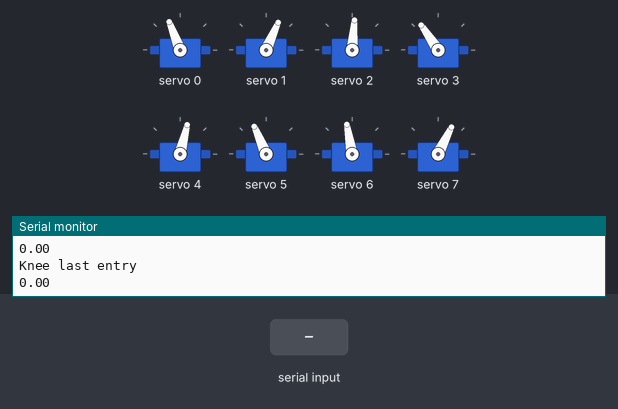
A sketch run on a simulated ESP32. Shown: 8 × servo, the last lines printed to the serial monitor. The test bench sets the inputs (shaded band).

Above: at 1.7 s.
1.8 s: "1" received over Serial
At 2.28 s:
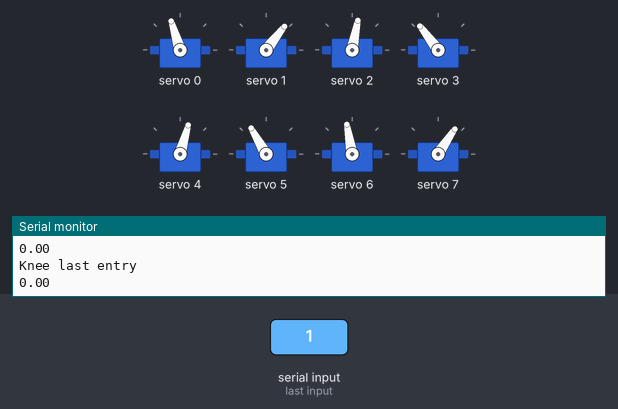
4.8 s: "0" received over Serial
At 6.0 s:
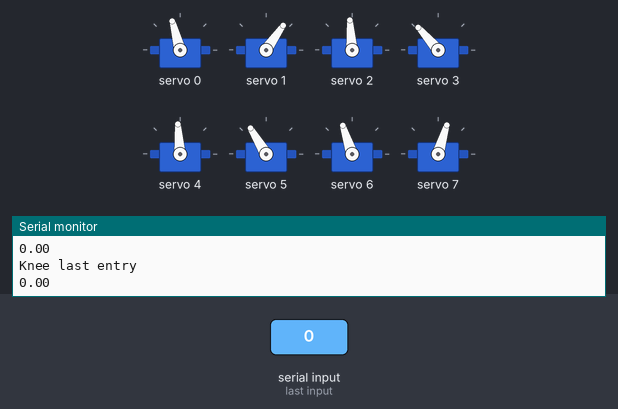
6.3 s: "1" received over Serial
At 8.25 s:
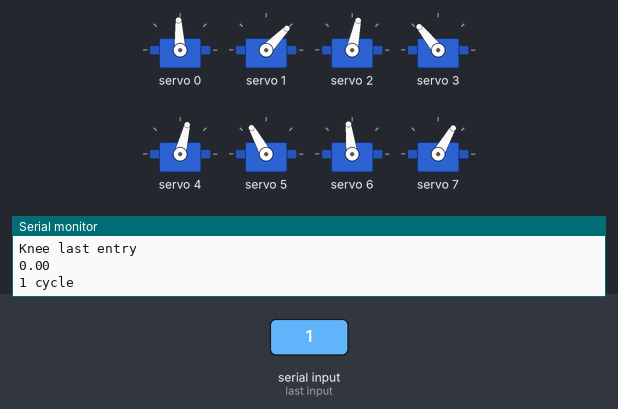
Timing chart, 0 to 15.3 s (numbered marks = the images above; inputs shaded):
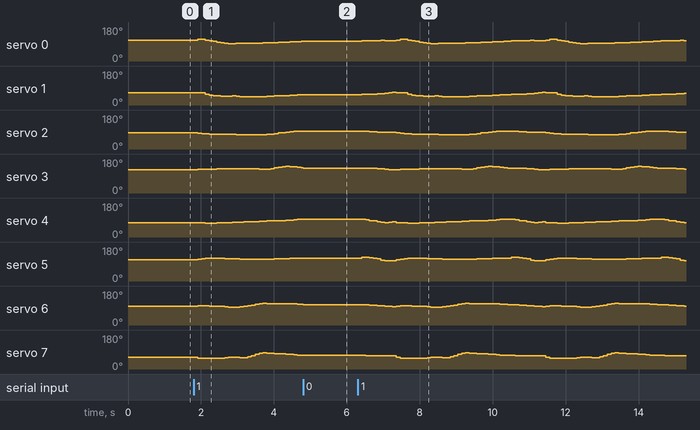

Measured:
- after the input at 1.8 s, servo 0: 111° → 114° after 0.11 s, → 111° 0.21 s later, → 107° 0.11 s later, → 104° 0.11 s later, … (19 changes in this stretch); servo 1: 66° → 65° after 0.11 s, → 64° 0.10 s later, → 58° 0.11 s later, → 52° 0.11 s later, … (21 changes in this stretch)
- after the input at 4.8 s, servo 2: stays 94° (without the input it goes to 93° after 0.16 s); servo 7: stays 73° (without the input it goes to 72° after 0.16 s)

The sketch:

SS_walk_1cm_z_clearance.ino
```cpp
//Gait template
#include <Wire.h>
#include <Adafruit_PWMServoDriver.h>

Adafruit_PWMServoDriver pca9685 = Adafruit_PWMServoDriver();

#define SERVO_FREQ 50
#define SER0 0 //Hip 1
#define SER1 1 //Knee 1
#define SER2 2 //Hip 2
#define SER3 3 //Knee 2
#define SER4 4 //Hip 3
#define SER5 5 //Knee 3
#define SER6 6 //Hip 4
#define SER7 7 //Knee 4

float SS_servo0[] = {-0.4337159725654013, -0.4915299743023592, -0.4962884855898935, -0.4234259455901433, -0.3342549910436192, -0.2445069517820943, -0.1551066950037357, -0.0639203582820421, 0.019870164354414806, 0.0737896602230666, 0.07317853761747148, 0.040901861373460406, 0.015053876290210195, -0.002567484808821609, -0.013249091138229262, -0.021572623968028535, -0.02871531581628869, -0.03890835351903482, -0.05447955233310575, -0.0727262614503133, -0.08750311072858037, -0.10372092879925217, -0.12105384861514623, -0.1406818980213626, -0.1605648634070189, -0.18292561021547957, -0.20796382988094106, -0.23378954306815894, -0.2591821830176663, -0.28464469189489505, -0.31027950450043257, -0.3320272441420761, -0.34804040801753006, -0.3589888700186532, -0.36551866887167395, -0.36688966899147873, -0.36400899004663007, -0.3560979377500404, -0.3402651227009295};
float SS_servo1[] = {0.5410151330784913, 0.550882775440808, 0.5920171139027041, 0.7404762100108861, 0.8824135379525796, 0.958370591348672, 1.006332045548276, 1.0322104140661519, 1.0461299319828454, 1.0314088590284607, 1.0118922963545085, 1.0429000052546236, 1.0649056356376132, 1.0787088499176953, 1.0949188023175198, 1.1056399481387937, 1.1065236413315935, 1.0998325108664873, 1.0744565978196412, 1.0367975863694687, 1.0147459658303815, 0.9941421012165921, 0.9708186959972284, 0.9526616662069023, 0.9397959717069554, 0.9180246464215416, 0.8888717764642992, 0.8587379050972784, 0.8351959785985437, 0.8174812766895361, 0.7993101317336404, 0.782826468020289, 0.7663721994572814, 0.73819849515719, 0.7080802543185548, 0.6769863758683505, 0.6304829230006189, 0.5604563057856348, 0.48615227780944587};
float SS_servo2[] = {-0.2064940925146868, -0.27143912875566073, -0.31311442225301395, -0.3354687195117963, -0.35073907271746274, -0.36528801895762236, -0.3771566128444948, -0.388011776475958, -0.3986495611849711, -0.4131780348393825, -0.4311832866623852, -0.44950785212629174, -0.4627856839386634, -0.46831599225385234, -0.46851844589941855, -0.4637113836995795, -0.4578416734898801, -0.4600607779276691, -0.465154316115695, -0.4349719980246524, -0.3657725897002907, -0.2921580785729106, -0.22041343170145178, -0.1528926459486733, -0.07539288795360403, -0.017955023160923612, 0.008379597549481888, 0.021905578188738728, 0.03713194696288954, 0.042593071172166784, 0.02178593994872655, -0.016713892880622312, -0.04619472980930381, -0.06950405197594005, -0.08754655595933332, -0.09760328169162533, -0.10559566748704063, -0.11437865864210205, -0.1115118552417738};
float SS_servo3[] = {0.6936438745228365, 0.716987571317055, 0.72057954883968, 0.7327815907599052, 0.7476424617217414, 0.7609803687525366, 0.7739624117736758, 0.7874595188528681, 0.8005480127862219, 0.8094299788117992, 0.8106137588218789, 0.8138681987449374, 0.8118506746919784, 0.8049585435926102, 0.8032158095416173, 0.7945815504740894, 0.779207224768195, 0.7638429782514268, 0.7311759351299114, 0.7228744326652609, 0.8188001208613208, 0.901528397290842, 0.9527867018985895, 1.0083991485990413, 1.0665989181203388, 1.0604381015946567, 1.0149662547685099, 0.9530985024552948, 0.8966561198844955, 0.8492542354545145, 0.8291784129965025, 0.8372645618784549, 0.8391709769468216, 0.8273842304092635, 0.8105196650386292, 0.7860706551662271, 0.7481031172209403, 0.6934676070273624, 0.6289348944352054};
float SS_servo4[] = {0.45344556622791093, 0.4800547803262073, 0.48481288998209354, 0.49017045802760645, 0.4920284590603736, 0.48902629143140824, 0.4819091279891053, 0.4736242837968569, 0.46136586188889434, 0.4400301597235902, 0.41390749074423916, 0.38908578141966665, 0.36895154336422337, 0.3514835408877329, 0.3346682262919553, 0.32067674918808436, 0.30737011474127973, 0.2953714505610177, 0.27882567216146553, 0.2578457189851021, 0.23888339651860338, 0.22193103090476696, 0.2020550702425443, 0.1809306820607609, 0.15778458182834965, 0.12946807641881247, 0.08913933757274259, 0.03953746235961351, 0.00686916842072439, 0.017884042209482972, 0.04581037492817591, 0.10618960285946906, 0.1892837870894394, 0.26112557588389, 0.33216057579822844, 0.4047220977696579, 0.44362254712635946, 0.41538548801427105, 0.36209521341403705};
float SS_servo5[] = {-0.5877806631658713, -0.6693267470720619, -0.721799623253903, -0.7436366949337925, -0.7502887678487078, -0.7518631380835883, -0.7455212436291923, -0.7352232572668727, -0.7197970489691203, -0.7030012540361551, -0.6924565807500648, -0.6821001243764672, -0.6751579777061848, -0.6665519412913431, -0.6479645643952857, -0.6336363234409181, -0.6251932121526803, -0.6270890385517192, -0.643910831568218, -0.6680620912486857, -0.6789648636849527, -0.6934553482476624, -0.7081658792952369, -0.7202349237138304, -0.7255049221487174, -0.7349317841708826, -0.739106182721595, -0.733957528374811, -0.7435990214562014, -0.8020124449943672, -0.8619826969406116, -0.8808596558443601, -0.8492100226350051, -0.8015741274989763, -0.6986321712061278, -0.5454387582716448, -0.4381058406676874, -0.45229245600916484, -0.45071064009484085};
float SS_servo6[] = {0.17903536763407116, 0.1985408723976905, 0.19705805774737012, 0.19345411427546924, 0.18669476370674165, 0.17380023745973516, 0.158134661727159, 0.13613686111318415, 0.10784563825201597, 0.07362153541167835, 0.05138452018727359, 0.06539530585734941, 0.09953501637736202, 0.1517043605488601, 0.22718644950620537, 0.3059854769404895, 0.385114033239463, 0.4611143409003108, 0.5080961471504696, 0.5043378093657179, 0.491923822930573, 0.48425991392866324, 0.478343966016298, 0.47183569375089035, 0.4640962675142108, 0.45485010032122425, 0.43946896785591866, 0.420055038331227, 0.3948251802696209, 0.3712440119136731, 0.3469509264612612, 0.3216377490525779, 0.29648241196084474, 0.2718291319011972, 0.24617543351879975, 0.21901308765816882, 0.1884826835134975, 0.14732301211600354, 0.09652594159783866};
float SS_servo7[] = {-0.7634906703590735, -0.8523307588615984, -0.9063087966790812, -0.920558999017915, -0.9164007115007454, -0.9029934181656656, -0.8812224008182366, -0.8480267473784902, -0.806166801333649, -0.7650928312440037, -0.752955829132407, -0.7795741652461609, -0.8214520013790558, -0.8249104051317854, -0.7297264141928315, -0.5927625968545164, -0.44555104310777527, -0.3103351336486239, -0.2529386086370492, -0.2843822150038454, -0.30073599706133936, -0.32342451254897625, -0.35169643086178565, -0.3786387827859861, -0.40012722981657606, -0.43030502982897695, -0.4643976188749431, -0.49680429223767963, -0.5178947289686899, -0.5367133887643721, -0.5548456961486755, -0.5662931709561959, -0.5716428304391128, -0.5812416601294058, -0.5873365999205206, -0.5887973115326285, -0.5984369273269571, -0.6131511799269506, -0.6118235631341271};

int node=0;
int first=0;
int input=0;
int end_time=0;
int time_step=100000;
int steps = sizeof(SS_servo0)/sizeof(SS_servo0[0]);

// ------------------------Centers:--------------------------
int centre0=312;
int centre1=293;
int centre2=305;
int centre3=315;
int centre4=315;
int centre5=300;
int centre6=310;
int centre7=315;

// -------------------Joint configurations-------------------
int servo0=0;
int servo0_deg=0;
int servo1=0;
int servo1_deg=0;
int servo2=0;
int servo2_deg=0;
int servo3=0;
int servo3_deg=0;
int servo4=0;
int servo4_deg=0;
int servo5=0;
int servo5_deg=0;
int servo6=0;
int servo6_deg=0;
int servo7=0;
int servo7_deg=0;

void setup() {
  Serial.begin(115200);
  pca9685.begin();

  pca9685.setOscillatorFrequency(27000000); //Value between 24MHz and 27MHz, tuned for this setup
  pca9685.setPWMFreq(SERVO_FREQ);
  delay (500);

  servo0_deg=SS_servo0[0]/3.14159265*180;
  servo0=map(servo0_deg,30,-30,265,355);
  pca9685.setPWM(SER0,0,servo0);

  servo1_deg=SS_servo1[0]/3.14159265*180;
  servo1=map(servo1_deg,30,-30,250,335);
  pca9685.setPWM(SER1,0,servo1);

  servo2_deg=SS_servo2[0]/3.14159265*180;
  servo2=map(servo2_deg,-30,30,265,350);
  pca9685.setPWM(SER2,0,servo2);

  servo3_deg=SS_servo3[0]/3.14159265*180;
  servo3=map(servo3_deg,-30,30,265,360);
  pca9685.setPWM(SER3,0,servo3);

  servo4_deg=SS_servo4[0]/3.14159265*180;
  servo4=map(servo4_deg,30,-30,265,360);
  pca9685.setPWM(SER4,0,servo4);

  servo5_deg=SS_servo5[0]/3.14159265*180;
  servo5=map(servo5_deg,30,-30,250,345);
  pca9685.setPWM(SER5,0,servo5);

  servo6_deg=SS_servo6[0]/3.14159265*180;
  servo6=map(servo6_deg,-30,30,260,355);
  pca9685.setPWM(SER6,0,servo6);

  servo7_deg=SS_servo7[0]/3.14159265*180;
  servo7=map(servo7_deg,-30,30,265,365);
  pca9685.setPWM(SER7,0,servo7);

  Serial.println("Ready Steady");
  end_time=esp_timer_get_time()+time_step;
  Serial.println(steps);
  Serial.println("Hip first entry");
  Serial.println(SS_servo6[0]);
  Serial.println("Knee first entry");
  Serial.println(SS_servo7[0]);
  Serial.println("Hip last entry");
  Serial.println(SS_servo6[steps]);
  Serial.println("Knee last entry");
  Serial.println(SS_servo7[steps]);

}

void loop()
{
  if(Serial.available()>0)
  {
    first=Serial.read();
    if(first=='1')
    {
      input=1;
    }
    if(first=='0')
    {
      input=0;
    }
  }
  if(input==1)
  {
      if(esp_timer_get_time()>=end_time)
      {
        servo0_deg=SS_servo0[node]/3.14159265*180;
        servo0=map(servo0_deg,30,-30,265,355);
        pca9685.setPWM(SER0,0,servo0);

        servo1_deg=SS_servo1[node]/3.14159265*180;
        servo1=map(servo1_deg,30,-30,250,335);
        pca9685.setPWM(SER1,0,servo1);

        servo2_deg=SS_servo2[node]/3.14159265*180;
        servo2=map(servo2_deg,-30,30,265,350);
        pca9685.setPWM(SER2,0,servo2);

        servo3_deg=SS_servo3[node]/3.14159265*180;
        servo3=map(servo3_deg,-30,30,265,360);
        pca9685.setPWM(SER3,0,servo3);

        servo4_deg=SS_servo4[node]/3.14159265*180;
        servo4=map(servo4_deg,30,-30,265,360);
        pca9685.setPWM(SER4,0,servo4);

        servo5_deg=SS_servo5[node]/3.14159265*180;
        servo5=map(servo5_deg,30,-30,250,345);
        pca9685.setPWM(SER5,0,servo5);

        servo6_deg=SS_servo6[node]/3.14159265*180;
        servo6=map(servo6_deg,-30,30,260,355);
        pca9685.setPWM(SER6,0,servo6);

        servo7_deg=SS_servo7[node]/3.14159265*180;
        servo7=map(servo7_deg,-30,30,265,365);
        pca9685.setPWM(SER7,0,servo7);

//        Serial.print("Node:");
//        Serial.print(node);
//        Serial.print("       SS_servo0:");
//        Serial.println(SS_servo3[node]);
        node+=1;
        if(node>=steps)
           {
              Serial.print("1 cycle");
              node=0;
            }
         end_time=esp_timer_get_time()+time_step;
      }
   }

  if(input == 0)
  {
   servo0_deg=SS_servo0[node]/3.14159265*180;
   servo0=map(servo0_deg,30,-30,265,355);
   pca9685.setPWM(SER0,0,servo0);

   servo1_deg=SS_servo1[node]/3.14159265*180;
   servo1=map(servo1_deg,30,-30,250,335);
   pca9685.setPWM(SER1,0,servo1);

   servo2_deg=SS_servo2[node]/3.14159265*180;
   servo2=map(servo2_deg,-30,30,265,350);
   pca9685.setPWM(SER2,0,servo2);

   servo3_deg=SS_servo3[node]/3.14159265*180;
   servo3=map(servo3_deg,-30,30,265,360);
   pca9685.setPWM(SER3,0,servo3);

   servo4_deg=SS_servo4[node]/3.14159265*180;
   servo4=map(servo4_deg,30,-30,265,360);
   pca9685.setPWM(SER4,0,servo4);

   servo5_deg=SS_servo5[node]/3.14159265*180;
   servo5=map(servo5_deg,30,-30,250,345);
   pca9685.setPWM(SER5,0,servo5);

   servo6_deg=SS_servo6[node]/3.14159265*180;
   servo6=map(servo6_deg,-30,30,260,355);
   pca9685.setPWM(SER6,0,servo6);

   servo7_deg=SS_servo7[node]/3.14159265*180;
   servo7=map(servo7_deg,-30,30,265,365);
   pca9685.setPWM(SER7,0,servo7);

  }
}
```
